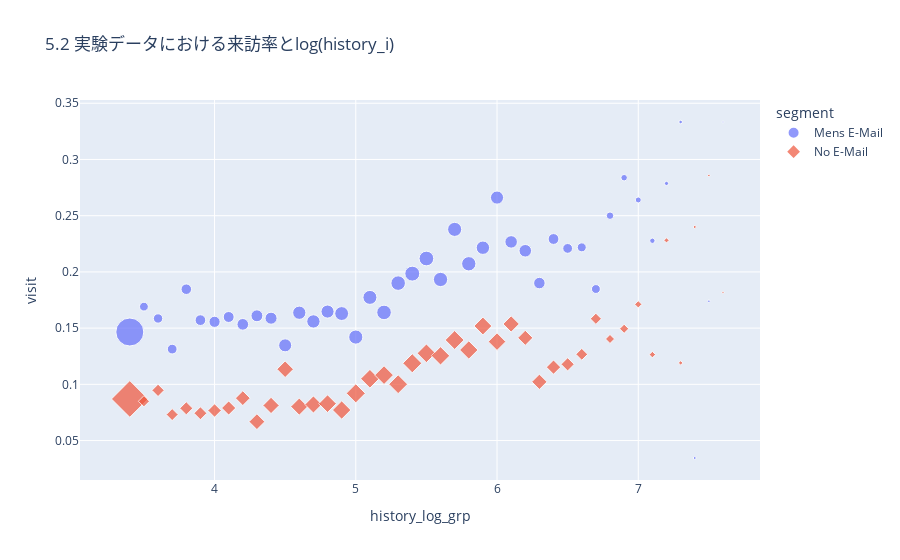

Notebook code cell kept with this figure:
### Code cell
fig = px.scatter(summarised, x='history_log_grp', y='visit', color='segment', symbol='segment', size='N'
                 , title='5.2 実験データにおける来訪率とlog(history_i)')
fig.show()

### Figure 1 — Plotly figure (JSON) as saved in the notebook; plotly's stock layout.template omitted (floating-point values rounded to 4 significant figures)
{"data": [{"hovertemplate": "segment=Mens E-Mail<br>history_log_grp=%{x}<br>visit=%{y}<br>N=%{marker.size}<extra></extra>", "legendgroup": "Mens E-Mail", "marker": {"color": "#636efa", "size": [2750, 272, 309, 335, 390, 401, 437, 419, 476, 497, 510, 594, 617, 622, 601, 675, 704, 688, 744, 742, 781, 755, 714, 698, 719, 632, 605, 547, 553, 463, 410, 335, 284, 276, 196, 148, 125, 101, 61, 45, 29, 23, 12], "sizemode": "area", "sizeref": 7.013, "symbol": "circle"}, "mode": "markers", "name": "Mens E-Mail", "orientation": "v", "showlegend": true, "type": "scatter", "x": [3.4, 3.5, 3.6, 3.7, 3.8, 3.9, 4, 4.1, 4.2, 4.3, 4.4, 4.5, 4.6, 4.7, 4.8, 4.9, 5, 5.1, 5.2, 5.3, 5.4, 5.5, 5.6, 5.7, 5.8, 5.9, 6, 6.1, 6.2, 6.3, 6.4, 6.5, 6.6, 6.7, 6.8, 6.9, 7, 7.1, 7.2, 7.3, 7.4, 7.5, 7.6], "xaxis": "x", "y": [0.1465, 0.1691, 0.1586, 0.1313, 0.1846, 0.1571, 0.1556, 0.1599, 0.1534, 0.161, 0.1588, 0.1347, 0.1637, 0.1559, 0.1647, 0.163, 0.142, 0.1773, 0.164, 0.19, 0.1985, 0.2119, 0.1933, 0.2378, 0.2072, 0.2215, 0.2661, 0.2267, 0.2188, 0.1901, 0.2293, 0.2209, 0.2218, 0.1848, 0.25, 0.2838, 0.264, 0.2277, 0.2787, 0.3333, 0.03448, 0.1739, 0.3333], "yaxis": "y"}, {"hovertemplate": "segment=No E-Mail<br>history_log_grp=%{x}<br>visit=%{y}<br>N=%{marker.size}<extra></extra>", "legendgroup": "No E-Mail", "marker": {"color": "#EF553B", "size": [2805, 259, 317, 301, 356, 350, 378, 418, 456, 524, 554, 573, 611, 609, 652, 700, 761, 724, 730, 739, 758, 721, 702, 746, 697, 665, 645, 553, 474, 489, 425, 365, 292, 259, 171, 174, 111, 87, 57, 42, 25, 14, 11], "sizemode": "area", "sizeref": 7.013, "symbol": "diamond"}, "mode": "markers", "name": "No E-Mail", "orientation": "v", "showlegend": true, "type": "scatter", "x": [3.4, 3.5, 3.6, 3.7, 3.8, 3.9, 4, 4.1, 4.2, 4.3, 4.4, 4.5, 4.6, 4.7, 4.8, 4.9, 5, 5.1, 5.2, 5.3, 5.4, 5.5, 5.6, 5.7, 5.8, 5.9, 6, 6.1, 6.2, 6.3, 6.4, 6.5, 6.6, 6.7, 6.8, 6.9, 7, 7.1, 7.2, 7.3, 7.4, 7.5, 7.6], "xaxis": "x", "y": [0.08699, 0.08494, 0.09464, 0.07309, 0.07865, 0.07429, 0.07672, 0.07895, 0.08772, 0.06679, 0.08123, 0.1134, 0.0802, 0.0821, 0.08282, 0.07714, 0.09198, 0.105, 0.1082, 0.1001, 0.1187, 0.1276, 0.1254, 0.1394, 0.1306, 0.1519, 0.138, 0.1537, 0.1414, 0.1022, 0.1153, 0.1178, 0.1267, 0.1583, 0.1404, 0.1494, 0.1712, 0.1264, 0.2281, 0.119, 0.24, 0.2857, 0.1818], "yaxis": "y"}], "layout": {"legend": {"itemsizing": "constant", "title": {"text": "segment"}, "tracegroupgap": 0}, "title": {"text": "5.2 実験データにおける来訪率とlog(history_i)"}, "xaxis": {"anchor": "y", "domain": [0, 1], "title": {"text": "history_log_grp"}}, "yaxis": {"anchor": "x", "domain": [0, 1], "title": {"text": "visit"}}}}
